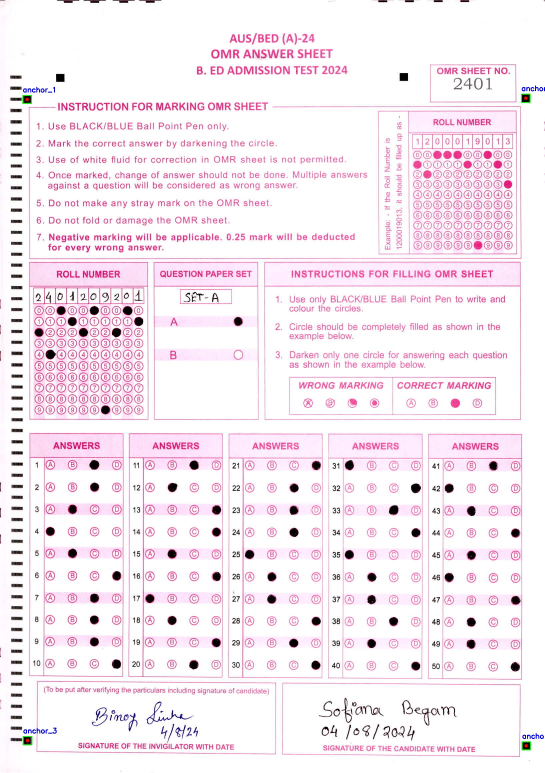
#> input picture BatchTesting/anchor_BE24-05-07/BE24-05-01001.jpg, 1634 x 2318 px, found by its file name (shown at 1/3 size)
$ python 'anchorDetection (SkewMismatch).py'
#> lines starting #> are read from the running program, lines starting #| are printed output that depends on the picture
# Computes the skew for all images wrt to anchor_1 and anchor_2 and displays the skew angle (NO DESKEWING)

import cv2
import numpy as np
import math
import os
import json
import csv
import math
from datetime import datetime

class OMRProcessor:
    # def __init__(self, image_path, annotations_path, classes_path):
    def __init__(self, image_path, annotations_path, classes_path, target_width, target_height):
        self.image_path = image_path
        self.annotations_path = annotations_path
        self.classes_path = classes_path
        self.image = cv2.imread(image_path)
        if self.image is None:
            raise FileNotFoundError(f"Image not found at {image_path}")
        # self.original_image = self.image.copy()
        # self.original_height, self.original_width, _ = self.image.shape

        # Resize to match reference resolution
        self.image = cv2.resize(self.image, (target_width, target_height), interpolation=cv2.INTER_LINEAR)
        self.original_image = self.image.copy()

        self.original_width = target_width
        self.original_height = target_height


        # Load annotations and classes first, as they are needed for coordinates
        self.classes = self._load_classes()                 # Load classes.txt first
        self.annotations = self._load_annotations()         # Annotations need original image dimensions

        print(f"Original Image dimensions: {self.original_width}x{self.original_height}")
        # print(f"Loaded annotations: {self.annotations}")
        # print(f"Loaded classes: {self.classes}")

        # Store the transformation matrix from original to deskewed image
        self.M_transform = None
        # Store the deskewed image dimensions
        self.deskewed_width = self.original_width
        self.deskewed_height = self.original_height

    def _load_annotations(self):
        """
        Loads annotations from the Label Studio .txt file.
        The format is: class_id x_center y_center width height (normalized)
        Returns:
            dict: A dictionary mapping class IDs to a list of their bounding box coordinates.
        """
        annotations = {}
        try:
            with open(self.annotations_path, 'r') as f:
                for line in f:
                    parts = line.strip().split()
                    if len(parts) == 5:
                        class_id = int(parts[0])
                        # Convert normalized coordinates to pixel coordinates based on original image
                        x_center = float(parts[1]) * self.original_width
                        y_center = float(parts[2]) * self.original_height
                        norm_width = float(parts[3]) * self.original_width
                        norm_height = float(parts[4]) * self.original_height

                        # Calculate top-left and bottom-right corners
                        x1 = int(x_center - norm_width / 2)
                        y1 = int(y_center - norm_height / 2)
                        x2 = int(x_center + norm_width / 2)
                        y2 = int(y_center + norm_height / 2)

                        # Store as (x1, y1, x2, y2)
                        annotations.setdefault(class_id, []).append((x1, y1, x2, y2))
        except FileNotFoundError:
            print(f"Annotation file not found at {self.annotations_path}. Proceeding without it.")
        return annotations

    def _load_classes(self):
        """
        Loads class names from the classes.txt file.
        Returns:
            list: A list of class names.
        """
        classes = []
        try:
            with open(self.classes_path, 'r') as f:
                for line in f:
                    # Remove any common newline characters like \r and \n
                    classes.append(line.strip().replace('\r', ''))
        except FileNotFoundError:
            print(f"Classes file not found at {self.classes_path}. Proceeding without it.")
        return classes

    def _get_class_id(self, class_name):
        """
        Gets the class ID for a given class name.
        Args:
            class_name (str): The name of the class.
        Returns:
            int: The ID of the class, or -1 if not found.
        """
        try:
            return self.classes.index(class_name)
        except ValueError:
            return -1

    # def _find_omr_sheet_contour(self, img_to_process):
    #     """
    #     Detects the largest rectangular contour, assumed to be the OMR sheet.
    #     Args:
    #         img_to_process (np.array): The image to find the contour in.
    #     Returns:
    #         tuple: (contour, approx_poly) of the sheet, or (None, None) if not found.
    #     """
    #     gray = cv2.cvtColor(img_to_process, cv2.COLOR_BGR2GRAY)
    #     blurred = cv2.GaussianBlur(gray, (5, 5), 0)
    #     edged = cv2.Canny(blurred, 50, 150)

    #     contours, _ = cv2.findContours(edged.copy(), cv2.RETR_EXTERNAL, cv2.CHAIN_APPROX_SIMPLE)

    #     # Sort contours by area and take the largest one
    #     contours = sorted(contours, key=cv2.contourArea, reverse=True)

    #     sheet_contour = None
    #     approx_poly = None

    #     for contour in contours:
    #         # Approximate the contour to a polygon
    #         peri = cv2.arcLength(contour, True)
    #         approx = cv2.approxPolyDP(contour, 0.02 * peri, True) # Looser epsilon for more robustness

    #         # If the approximated contour has 4 vertices, it's likely our sheet
    #         if len(approx) == 4:
    #             # Ensure the contour is sufficiently large (e.g., more than 50% of image area)
    #             # to filter out small noise or other rectangular elements. Adjust threshold as needed.
    #             if cv2.contourArea(contour) > (img_to_process.shape[0] * img_to_process.shape[1] * 0.4): # Reduced to 40%
    #                 sheet_contour = contour
    #                 approx_poly = approx
    #                 break

    #     if sheet_contour is None:
    #         print("Warning: Could not find a large 4-sided contour for the OMR sheet.")

    #     return sheet_contour, approx_poly

    # def _order_points(self, pts):
    #     """
    #     Orders a list of 4 points (top-left, top-right, bottom-right, bottom-left).
    #     Args:
    #         pts (np.array): A 4x2 numpy array of points.
    #     Returns:
    #         np.array: Ordered points.
    #     """
    #     rect = np.zeros((4, 2), dtype="float32")
    #     s = pts.sum(axis=1)
    #     rect[0] = pts[np.argmin(s)]  # top-left has the smallest sum
    #     rect[2] = pts[np.argmax(s)]  # bottom-right has the largest sum

    #     diff = np.diff(pts, axis=1)
    #     rect[1] = pts[np.argmin(diff)] # top-right has the smallest difference
    #     rect[3] = pts[np.argmax(diff)] # bottom-left has the largest difference
    #     return rect

    # def _deskew_image(self, sheet_approx_poly):
    #     """
    #     Applies a perspective transformation to deskew the image based on the sheet's corners.
    #     This version attempts to keep the overall image content by using the original dimensions
    #     or a scaled version that fits the output.
    #     Args:
    #         sheet_approx_poly (np.array): Approximated polygon of the OMR sheet from the original image.
    #     Returns:
    #         np.array: Deskewed image.
    #     """
    #     if sheet_approx_poly is None:
    #         print("No sheet polygon provided for deskewing. Returning original image.")
    #         self.M_transform = None
    #         self.deskewed_width = self.original_width
    #         self.deskewed_height = self.original_height
    #         return self.original_image

    #     pts = sheet_approx_poly.reshape(4, 2)
    #     ordered_pts = self._order_points(pts)

    #     # Calculate the dimensions of the deskewed image based on the ordered points
    #     (tl, tr, br, bl) = ordered_pts
    #     widthA = np.linalg.norm(br - bl)
    #     widthB = np.linalg.norm(tr - tl)
    #     maxWidth = int(max(widthA, widthB))

    #     heightA = np.linalg.norm(tr - br)
    #     heightB = np.linalg.norm(tl - bl)
    #     maxHeight = int(max(heightA, heightB))

    #     # Ensure the output size is reasonable and not zero
    #     maxWidth = max(1, maxWidth)
    #     maxHeight = max(1, maxHeight)

    #     # Define the destination points for the perspective transform (a perfect rectangle)
    #     dst = np.array([
    #         [0, 0],
    #         [maxWidth - 1, 0],
    #         [maxWidth - 1, maxHeight - 1],
    #         [0, maxHeight - 1]], dtype="float32")

    #     # Get the perspective transformation matrix from original points to new rectangular points
    #     M = cv2.getPerspectiveTransform(ordered_pts, dst)

    #     # Apply the transformation to the original image
    #     deskewed_image = cv2.warpPerspective(self.original_image, M, (maxWidth, maxHeight))

    #     # Store the transformation matrix for later use to map annotations
    #     self.M_transform = M
    #     self.deskewed_width = maxWidth
    #     self.deskewed_height = maxHeight

    #     print(f"Deskewed image dimensions: {self.deskewed_width}x{self.deskewed_height}")
    #     return deskewed_image

    def detect_anchor_points(self):
        """
        Detects the anchor points (general shapes: circles, squares) in the original image.
        Returns:
            tuple: (list of detected anchors, original image, None)
        """
        detected_anchors = []

        # Define the anchor class IDs. These map to the *index* in your classes.txt
        anchor_class_names = ['anchor_1', 'anchor_2', 'anchor_3', 'anchor_4']

        # Work on the original image
        self.image = self.original_image.copy()
        gray = cv2.cvtColor(self.image, cv2.COLOR_BGR2GRAY)
        blurred = cv2.GaussianBlur(gray, (5, 5), 0)

        for class_name_str in anchor_class_names:
            class_id = self._get_class_id(class_name_str)

            if class_id != -1 and class_id in self.annotations:
                for bbox in self.annotations[class_id]:
                    x1, y1, x2, y2 = bbox

                    # Define a dynamic search area around the current bbox
                    bbox_width = x2 - x1
                    bbox_height = y2 - y1

                    buffer_scale = 2.0
                    buffer_x = int(max(30, bbox_width * buffer_scale / 2))
                    buffer_y = int(max(30, bbox_height * buffer_scale / 2))

                    search_x1 = max(0, x1 - buffer_x)
                    search_y1 = max(0, y1 - buffer_y)
                    search_x2 = min(self.original_width, x2 + buffer_x)
                    search_y2 = min(self.original_height, y2 + buffer_y)

                    if search_x2 <= search_x1 or search_y2 <= search_y1:
                        print(f"Warning: Invalid search area for anchor {class_name_str}. Skipping.")
                        continue

                    roi = blurred[search_y1:search_y2, search_x1:search_x2]

                    if roi.shape[0] == 0 or roi.shape[1] == 0:
                        print(f"Warning: ROI is empty for anchor {class_name_str}. Skipping.")
                        continue

                    _, thresh = cv2.threshold(roi, 0, 255, cv2.THRESH_BINARY_INV + cv2.THRESH_OTSU)
                    contours, _ = cv2.findContours(thresh, cv2.RETR_EXTERNAL, cv2.CHAIN_APPROX_SIMPLE)

                    found_anchor_contour = None
                    min_area = 0.2 * bbox_width * bbox_height
                    max_area = 2.0 * bbox_width * bbox_height

                    for c in contours:
                        area = cv2.contourArea(c)
                        if area < min_area or area > max_area:
                            continue

                        (cx, cy, cw, ch) = cv2.boundingRect(c)
                        aspect_ratio = cw / float(ch)

                        peri = cv2.arcLength(c, True)
                        approx = cv2.approxPolyDP(c, 0.04 * peri, True)

                        is_square = len(approx) == 4 and 0.8 <= aspect_ratio <= 1.2
                        is_circle_like = len(approx) > 6 and 0.8 <= aspect_ratio <= 1.2

                        if is_square or is_circle_like:
                            if found_anchor_contour is None or area > cv2.contourArea(found_anchor_contour):
                                found_anchor_contour = c

                    if found_anchor_contour is not None:
                        (fx, fy, fw, fh) = cv2.boundingRect(found_anchor_contour)
                        center_x = search_x1 + fx + fw // 2
                        center_y = search_y1 + fy + fh // 2
                        det_x1 = search_x1 + fx
                        det_y1 = search_y1 + fy
                        det_x2 = search_x1 + fx + fw
                        det_y2 = search_y1 + fy + fh

                        detected_anchors.append({
                            'class_name': class_name_str,
                            'bbox': (det_x1, det_y1, det_x2, det_y2),
                            'center': (center_x, center_y),
                            'area': cv2.contourArea(found_anchor_contour),
                        })

                        print(f"Detected {class_name_str}: Center=({center_x}, {center_y}), BBox=({det_x1},{det_y1},{det_x2},{det_y2}), Area={cv2.contourArea(found_anchor_contour):.2f}")
                    else:
                        print(f"No suitable anchor contour detected for {class_name_str}.")
            else:
                print(f"Warning: Class {class_name_str} (ID: {class_id}) not found in annotations.")

        return detected_anchors, self.image, None


    # [54 lines left out: functions visualize_results, compute_skew_angle, not called in this run]


# Main execution
if __name__ == "__main__":

    # Define paths
    base_folder = r"D:\Projects\OMR\new_abhigyan\BatchTesting"

    folder_path = os.path.join(base_folder, "TestData", "BE24-05-07")
    annotations_file = os.path.join(base_folder, "Annotations", "labels", "BE24-05-01001.txt")
    classes_file = os.path.join(base_folder, "Annotations", "classes.txt")
    annotated_image_path = os.path.join(base_folder, "Annotations", "images", "BE24-05-01001.jpg")

    ref_img = cv2.imread(annotated_image_path)
#> ref_img is the input picture: shape (2318, 1634, 3); mean B, G, R 241.4, 233.9, 246.1
    if ref_img is None:
        raise FileNotFoundError(f"Annotated image not found at {annotated_image_path}")
    ref_height, ref_width = ref_img.shape[:2]
    print(f"📏 Reference dimensions from annotation image: {ref_width}x{ref_height}")
#| 📏 Reference dimensions from annotation image: 1634x2318

    # Create output directory based on folder name
    folder_name = os.path.basename(folder_path.rstrip("\\/"))
    output_dir = os.path.join("anchor_" + folder_name)
    warning_dir = os.path.join(output_dir, "warnings")
    os.makedirs(output_dir, exist_ok=True)
    os.makedirs(warning_dir, exist_ok=True)

    # CSV Path
    csv_output_path = os.path.join(output_dir, "anchor_centers.csv")

    # Initialize a dictionary to hold anchor data for all images
    anchor_json_path = os.path.join(output_dir, "anchor_centers.json") # New JSON file name
    all_image_anchor_data = {}

    # Process each image in the folder
    for filename in os.listdir(folder_path):
        if filename.lower().endswith((".jpg", ".jpeg", ".png")):
            image_path = os.path.join(folder_path, filename)
            print(f"\nProcessing {image_path}...")

            try:
                # processor = OMRProcessor(image_path, annotations_file, classes_file)
                processor = OMRProcessor(image_path, annotations_file, classes_file, ref_width, ref_height)
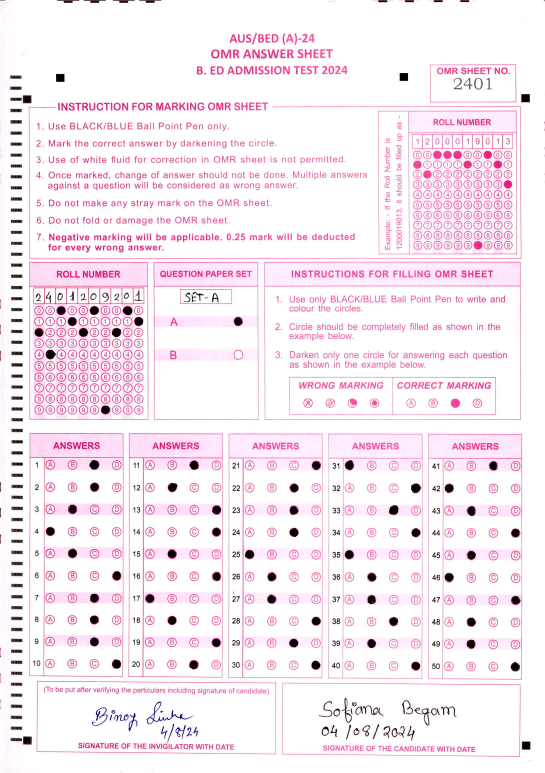
#> input picture Colab/BE24-05-07/BE24-05-01001.jpg, 1634 x 2318 px, found by its file name (shown at 1/3 size)
#> in __init__, self.image is the input picture: shape (2318, 1634, 3); mean B, G, R 241.7, 234, 247.2
#> (reads Annotations/classes.txt from the repository)
#| Original Image dimensions: 1634x2318
                detected_anchors, deskewed_img_result, M_transform_result = processor.detect_anchor_points()
#> in detect_anchor_points, `gray = cv2.cvtColor(self.image, cv2.COLOR_BGR2GRAY)`:
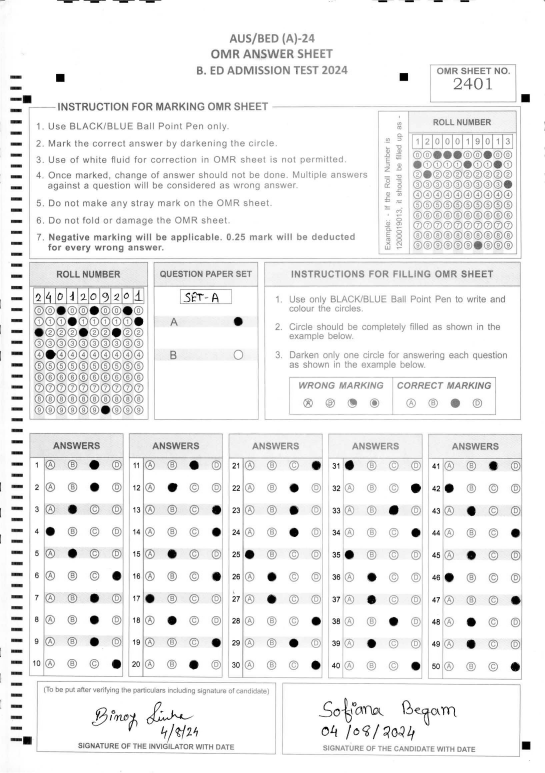
#> gray: shape (2318, 1634) (shown at 1/3 size); min 0, max 255, mean 238.8
#> (the rest of the program and of its run is left out)
